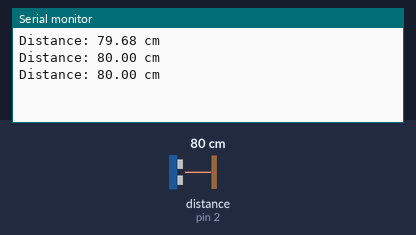
The sketch below on a simulated Arduino Uno, built with avr-gcc and run on an emulated ATmega328P. On the bench: the last lines printed to the serial monitor. Wiring (inferred from the names in the program): ultrasonic range finder: trigger pin 3; echo pin 2. The inputs (shaded band) are chosen by the test bench; at power-on: distance to the obstacle (sensor on pin 2) 80 cm. The echo pulse lasts 58.3 µs per cm.

Above: at 1.3 s.
1.4 s: distance to the obstacle (sensor on pin 2) set to 2 cm
At 1.9 s:
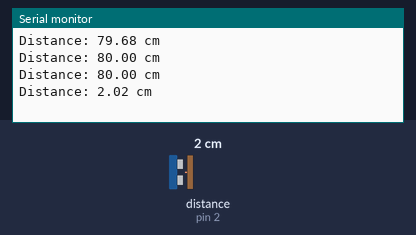
2.9 s: distance to the obstacle (sensor on pin 2) set to 4 cm
At 3.4 s:
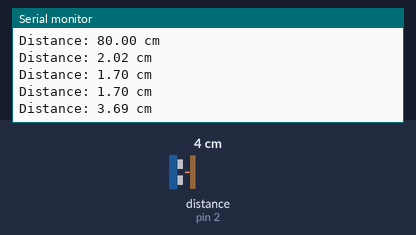
Timing chart, 0 to 5.9 s (numbered marks = the images above; inputs shaded):
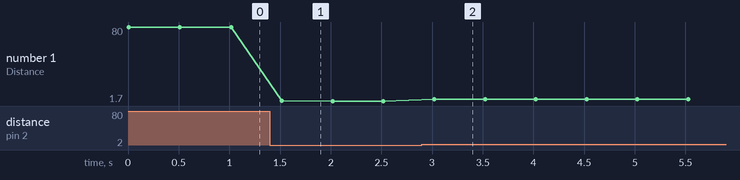

Measured:
- after the input at 1.4 s, the serial monitor: prints a new line after 0.12 s (image 1)
- after the input at 2.9 s, the serial monitor: prints a new line after 0.12 s (image 2)
- plotted number 1: 80 → 1.7 after the input at 1.4 s, 1.7 → 3.69 after the input at 2.9 s

The sketch:

US_sensor_test.ino
```cpp
#define TRIG_PIN 3  // Connect Trig to digital pin 3
#define ECHO_PIN 2  // Connect Echo to digital pin 2

void setup() {
  Serial.begin(9600);
  pinMode(TRIG_PIN, OUTPUT);
  pinMode(ECHO_PIN, INPUT);
}

void loop() {
  float duration;
  float distance;

  // Ensure a clean pulse by starting LOW
  digitalWrite(TRIG_PIN, LOW);
  delayMicroseconds(2);

  // Send a 10µs HIGH pulse to trigger the sensor
  digitalWrite(TRIG_PIN, HIGH);
  delayMicroseconds(10);
  digitalWrite(TRIG_PIN, LOW);

  // Read the duration of the echo pulse (timeout after 30ms)
  duration = pulseIn(ECHO_PIN, HIGH);

  // Check if we received an echo
  if (duration == 0) {
    Serial.println("No echo received - check wiring or sensor power");
  } else {
    // Calculate distance in centimetres
    distance = (duration * 0.0343) / 2;
    Serial.print("Distance: ");
    Serial.print(distance);
    Serial.println(" cm");
  }

  delay(500);
}
```
